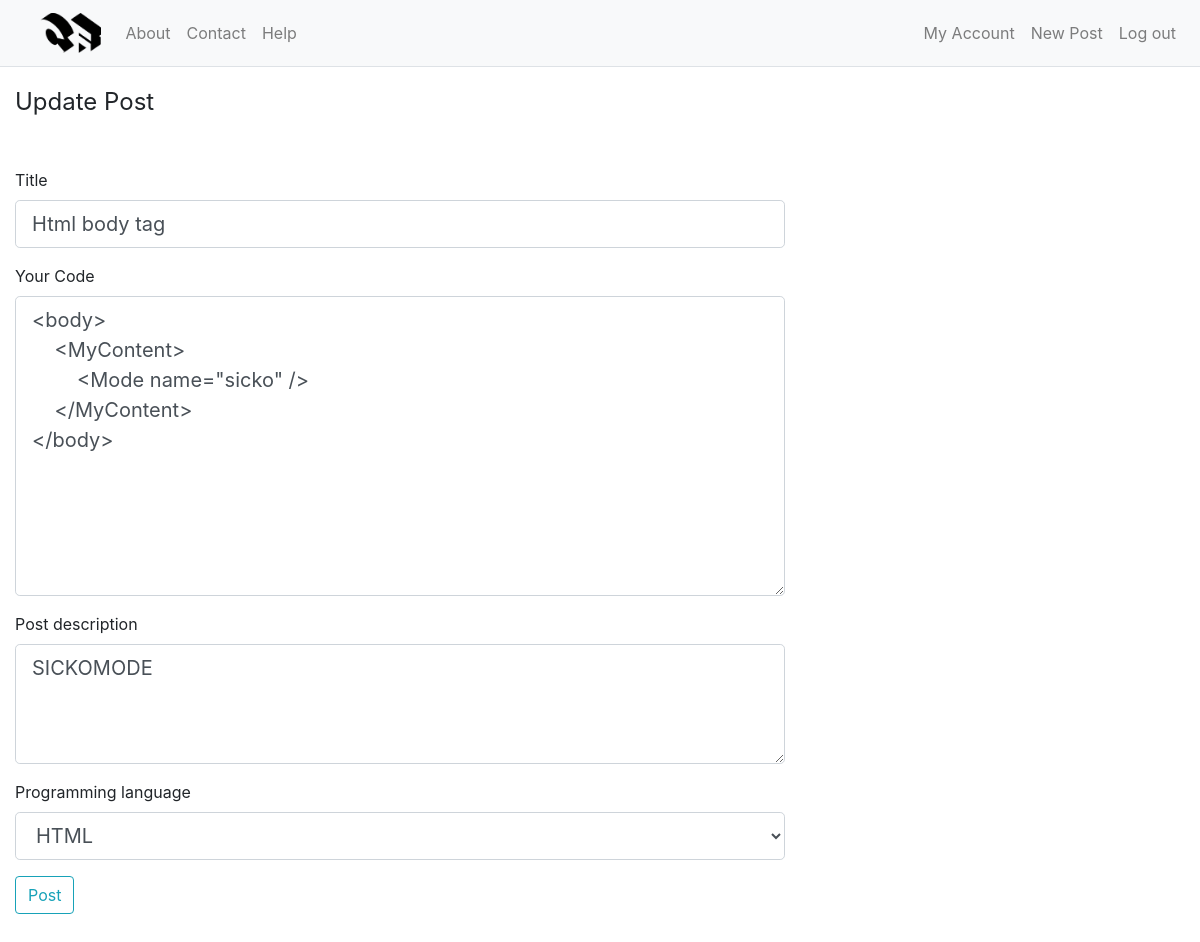
The app's page /post/2/update (signed in) with its own data.
### website/models.py (models this page shows)
class Post(db.Model):
    id = db.Column(db.Integer, primary_key=True)
    title = db.Column(db.String(50), nullable=False)
    datetime = db.Column(db.DateTime, nullable=False, default=datetime.utcnow)
    code = db.Column(db.Text, nullable=False)
    description = db.Column(db.Text, nullable=False)
    user_id = db.Column(db.Integer, db.ForeignKey('user.id'))
    language_id = db.Column(db.Integer, db.ForeignKey('language.id'))
    user_likes = db.relationship('PostLike', backref='likes', lazy=True)
    comments = db.relationship('Comment', backref='comments')
    language = db.relationship('Language', backref='language')

### website/posts/routes.py (the view)
@posts.route("/post/<int:id>/update", methods=['GET', 'POST'])
@login_required
def update_post(id):
    post = Post.query.get_or_404(id)
    if post.author != current_user:
        abort(403)
    form = PostForm()
    if form.validate_on_submit():
        post.title = form.title.data
        post.code = form.code.data
        post.description = form.description.data
        post.language = Language.query.filter_by(name=form.language.data).first()
        db.session.commit()
        flash('Your post has been updated!', 'success')
        return redirect(url_for('posts.post', id=post.id))
    elif request.method == 'GET':
        form.title.data = post.title
        form.code.data = post.code
        form.description.data = post.description
        form.language.data = Language.query.get_or_404(post.language_id).name
    return render_template('create_post.html', title='Update Post',
                           form=form, legend='Update Post')

### website/posts/forms.py
class PostForm(FlaskForm):
    title = StringField('Title', validators=[DataRequired(), Length(min=3, max=30)])
    language = SelectField('Programming language', validators=[DataRequired()], choices=[('java', 'Java'), ('javascript', 'Javascript'), ('csharp', 'C#'), ('cpp', 'C++'), ('python', 'Python'), ('c', 'C'), ('markup', 'HTML'), ('ruby', 'Ruby'), ('sql', 'SQL'), ('css', 'CSS'), ('go', 'GO'), ('php', 'PHP'), ('jsx', 'JSX')])
    code = TextAreaField('Your Code', validators=[DataRequired()])
    description = TextAreaField('Post description', validators=[DataRequired()])
    submit = SubmitField('Post')

### website/models.py (called while the page is built)
@login_manager.user_loader
def load_user(user_id):
    return User.query.get(int(user_id))

### website/templates/create_post.html (shortened to what this page needs)
{% extends "layout.html" %}
{% block content %}
<div class="col-lg-8 col-md-12">
  <form action="" method="POST">
    <fieldset class="form-group">
      <legend class=" mb-5">{{ legend }}</legend>
      <div class="form-group">
      {{ form.title.label(class="form.control-label") }}
      {% if form.title.errors %}
          {{ form.title(class="form-control form-control-lg is-invalid") }}
          <div class="invalid-feedback">
              {% for error in form.title.errors %}
                  <span>{{ error }}</span>
              {% endfor %}
          </div>
      {% else %}
          {{ form.title(class="form-control form-control-lg") }}
      {% endif %}
      </div>
      <div class="form-group">
      {{ form.code.label(class="form.control-label") }}
      {% if form.code.errors %}
          {{ form.code(class="form-control form-control-lg is-invalid") }}
          <div class="invalid-feedback">
              {% for error in form.code.errors %}
                  <span>{{ error }}</span>
              {% endfor %}
          </div>
      {% else %}
        {{ form.code(class="form-control form-control-lg code-textarea") }}
      {% endif %}
      </div>
      <div class="form-group">
      {{ form.description.label(class="form.control-label") }}
      {% if form.description.errors %}
          {{ form.description(class="form-control form-control-lg is-invalid") }}
          <div class="invalid-feedback">
              {% for error in form.description.errors %}
                  <span>{{ error }}</span>
              {% endfor %}
          </div>
      {% else %}
          {{ form.description(class="form-control form-control-lg code-description-textarea") }}
      {% endif %}
      </div>
      <div class="form-group">
      {{ form.language.label(class="form.control-label") }}
      {% if form.language.errors %}
          {{ form.language(class="form-control form-control-lg is-invalid") }}
          <div class="invalid-feedback">
              {% for error in form.language.errors %}
                  <span>{{ error }}</span>
              {% endfor %}
          </div>
      {% else %}
          {{ form.language(class="form-control form-control-lg") }}
      {% endif %}
      </div>
      <div class="form-group">
          {{ form.submit(class="btn btn-outline-info") }}
      </div>
    </fieldset>
  </form>
</div>
{% endblock content %}

### website/static/master.css (style rules this page uses)
.code-textarea { height: 300px; }
.code-description-textarea { height: 120px; }

### records on screen
Post: title "Html body tag", code "<body> <MyContent> <Mode name=\"sicko\" /> </MyContent> </body>", description "SICKOMODE", language "HTML"

### other values on screen
{{ legend }} "Update Post"
